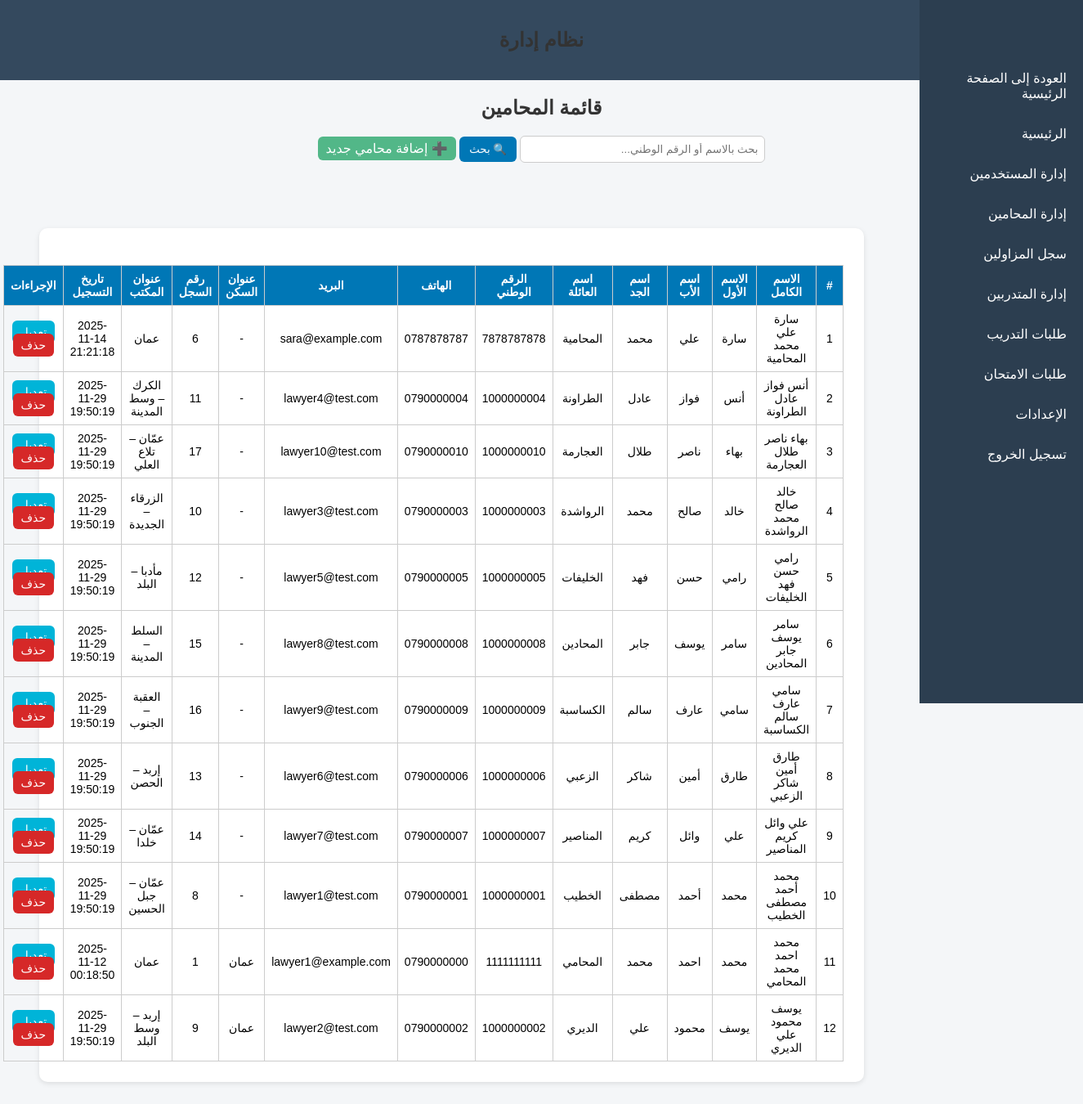
/admin/lawyers/syndicate_lawyers.php (signed in), run on the app's committed database.
### tables this page shows
CREATE TABLE `lawyers_syndicate` (
  `syndicate_id` int(11) NOT NULL,
  `lawyer_name` varchar(200) NOT NULL,
  `national_id` varchar(30) NOT NULL,
  `office_address` varchar(255) DEFAULT NULL,
  `phone` varchar(30) DEFAULT NULL,
  `email` varchar(150) DEFAULT NULL,
  `notes` text DEFAULT NULL,
  `created_at` datetime NOT NULL DEFAULT current_timestamp(),
  `full_name` varchar(200) DEFAULT NULL,
  `first_name` varchar(100) DEFAULT NULL,
  `father_name` varchar(100) DEFAULT NULL,
  `grandfather_name` varchar(100) DEFAULT NULL,
  `family_name` varchar(100) DEFAULT NULL,
  `highschool_certificate` enum('نعم','لا') DEFAULT 'لا',
  `university_degree` enum('بكالوريوس','ماجستير','دكتوراه') DEFAULT NULL,
  `no_conviction_doc` varchar(255) DEFAULT NULL,
  `good_conduct_doc` varchar(255) DEFAULT NULL,
  `social_security` enum('نعم','لا') DEFAULT 'لا',
  `social_security_number` varchar(100) DEFAULT NULL
);

CREATE TABLE `lawyers` (
  `lawyer_id` int(11) NOT NULL,
  `user_id` int(11) NOT NULL,
  `syndicate_id` int(11) DEFAULT NULL,
  `office_address` varchar(255) DEFAULT NULL,
  `password` varchar(255) NOT NULL,
  `verified` tinyint(1) NOT NULL DEFAULT 0,
  `created_at` datetime NOT NULL DEFAULT current_timestamp(),
  `updated_at` datetime NOT NULL DEFAULT current_timestamp() ON UPDATE current_timestamp(),
  `full_name` varchar(200) DEFAULT NULL,
  `first_name` varchar(100) DEFAULT NULL,
  `father_name` varchar(100) DEFAULT NULL,
  `grandfather_name` varchar(100) DEFAULT NULL,
  `family_name` varchar(100) DEFAULT NULL,
  `national_id` varchar(30) DEFAULT NULL,
  `phone` varchar(30) DEFAULT NULL,
  `email` varchar(150) DEFAULT NULL,
  `home_address` varchar(255) DEFAULT NULL,
  `no_conviction_doc` varchar(255) DEFAULT NULL,
  `good_conduct_doc` varchar(255) DEFAULT NULL,
  `social_security` enum('نعم','لا') DEFAULT 'لا',
  `highschool_certificate` varchar(10) DEFAULT 'لا',
  `university_degree` varchar(10) DEFAULT 'لا',
  `social_security_number` varchar(100) DEFAULT NULL
);

### admin/lawyers/syndicate_lawyers.php (the view, shortened to what this page needs)
<?php
include("../includes/header.php");
$search = isset($_GET['search']) ? trim($_GET['search']) : '';
$query = "
  SELECT
    lm.syndicate_id,
    lm.lawyer_name,
    lm.full_name       AS synd_full_name,
    lm.first_name      AS synd_first_name,
    lm.father_name     AS synd_father_name,
    lm.grandfather_name AS synd_grandfather_name,
    lm.family_name     AS synd_family_name,
    lm.national_id     AS synd_national_id,
    lm.phone           AS synd_phone,
    lm.email           AS synd_email,
    lm.office_address  AS synd_office_address,
    lm.created_at      AS synd_created_at,
    l.lawyer_id,
    l.user_id,
    l.home_address     AS acc_home_address,
    l.office_address   AS acc_office_address,
    u.full_name        AS user_full_name,
    u.national_id      AS user_national_id,
    u.phone            AS user_phone,
    u.email            AS user_email
  FROM lawyers_syndicate lm
  LEFT JOIN lawyers l ON lm.syndicate_id = l.syndicate_id
  LEFT JOIN users u ON l.user_id = u.user_id
";
$query .= " ORDER BY lm.lawyer_name ASC";
$stmt = $pdo->prepare($query);
if ($search) {
    $stmt->execute([":s" => "%$search%"]);
} else {
    $stmt->execute();
}
$lawyers = $stmt->fetchAll(PDO::FETCH_ASSOC);
?>
<!DOCTYPE html>
<html lang="ar" dir="rtl">
<head>
<link rel="stylesheet" href="../../assets/css/admin.css">
</head>
<body>
<h2>قائمة المحامين</h2>
<form method="GET">
    <input type="text" name="search" placeholder="بحث بالاسم أو الرقم الوطني..." value="<?= htmlspecialchars($search) ?>">
    <button type="submit">🔍 بحث</button>
    <a href="add_syndicate_lawyer.php" class="btn" style="background:#52b788;">➕ إضافة محامي جديد</a>
</form>
<div class="admin-container">
<?php include("../includes/sidebar.php"); ?>
<div class="container">
<?php if ($lawyers): ?>
<table>
<thead>
<tr>
    <th>#</th>
    <th>الاسم الكامل</th>
    <th>الاسم الأول</th>
    <th>اسم الأب</th>
    <th>اسم الجد</th>
    <th>اسم العائلة</th>
    <th>الرقم الوطني</th>
    <th>الهاتف</th>
    <th>البريد</th>
    <th>عنوان السكن</th>
    <th>رقم السجل</th>
    <th>عنوان المكتب</th>
    <th>تاريخ التسجيل</th>
    <th>الإجراءات</th>
</tr>
</thead>
<tbody>
<?php foreach ($lawyers as $i => $l): ?>
<tr>
    <td><?= $i+1 ?></td>
<td><?= htmlspecialchars($l['synd_full_name'] ?: ($l['user_full_name'] ?: $l['lawyer_name'])) ?></td>
<td><?= htmlspecialchars($l['synd_first_name'] ?? '-') ?></td>
<td><?= htmlspecialchars($l['synd_father_name'] ?? '-') ?></td>
<td><?= htmlspecialchars($l['synd_grandfather_name'] ?? '-') ?></td>
<td><?= htmlspecialchars($l['synd_family_name'] ?? '-') ?></td>
<td><?= htmlspecialchars($l['synd_national_id'] ?: ($l['user_national_id'] ?: '-')) ?></td>
<td><?= htmlspecialchars($l['synd_phone'] ?: ($l['user_phone'] ?: '-')) ?></td>
<td><?= htmlspecialchars($l['synd_email'] ?: ($l['user_email'] ?: '-')) ?></td>
<td><?= htmlspecialchars($l['acc_home_address'] ?? '-') ?></td>
<td><?= htmlspecialchars($l['syndicate_id']) ?></td>
<td><?= htmlspecialchars($l['synd_office_address'] ?: ($l['acc_office_address'] ?: '-')) ?></td>
<td><?= htmlspecialchars($l['synd_created_at'] ?? '-') ?></td>
<td>
        <a href="edit_syndicate_lawyer.php?id=<?= $l['syndicate_id'] ?>" class="btn edit-btn">تعديل</a>
        <a href="delete_syndicate_lawyer.php?id=<?= $l['syndicate_id'] ?>" class="btn delete-btn" onclick="return confirm('هل أنت متأكد من حذف هذا المحامي؟')">حذف</a>
    </td>
</tr>
<?php endforeach; ?>
</tbody>
</table>
<?php else: ?>
<p class="no-data">لا توجد بيانات مطابقة لبحثك.</p>
<?php endif; ?>
</div>
</div>
</body>
</html>

### assets/css/admin.css (style rules this page uses)
body { font-family: "Cairo", sans-serif; background-color: #f4f6f8; direction: rtl; margin: 0; padding: 0; }
.admin-container { margin-right: 220px; padding: 20px; }
.container { width: 90%; margin: 40px auto; background: #fff; padding: 25px; border-radius: 10px; box-shadow: 0 2px 6px rgba(0,0,0,0.1); }
h2 { text-align: center; margin-bottom: 20px; color: #333; }
form { text-align: center; margin-bottom: 20px; }
input[type="text"] { padding: 8px; width: 300px; border-radius: 6px; border: 1px solid #ccc; }
button { padding: 8px 12px; background-color: #0077b6; color: #fff; border: none; border-radius: 6px; cursor: pointer; }
table { width: 100%; border-collapse: collapse; margin-top: 15px; }
th, td { padding: 10px; text-align: center; border-bottom: 1px solid #ddd; }
th { background-color: #0077b6; color: white; }

### admin/lawyers/syndicate_lawyers.php (style rules this page uses)
table { width:100%; border-collapse:collapse; margin-top:20px; font-size:14px; }
th, td { padding:8px; border:1px solid #ccc; text-align:center; }
th { background:#0077b6; color:white; }
.btn { padding:6px 10px; border-radius:6px; color:white; text-decoration:none; }
.edit-btn { background:#00b4d8; }
.delete-btn { background:#d62828; }

### data on the page
lawyers_syndicate: full_name "سارة علي محمد المحامية", first_name "سارة", father_name "علي", grandfather_name "محمد", family_name "المحامية", national "7878787878", phone "0787878787", email "sara@example.com", acc_home_address "-", syndicate_id "6", office_address "عمان", created_at "2025-11-14 21:21:18"
lawyers_syndicate: full_name "أنس فواز عادل الطراونة", first_name "أنس", father_name "فواز", grandfather_name "عادل", family_name "الطراونة", national "1000000004", phone "0790000004", email "lawyer4@test.com", acc_home_address "-", syndicate_id "11", office_address "الكرك – وسط المدينة", created_at "2025-11-29 19:50:19"
lawyers_syndicate: full_name "بهاء ناصر طلال العجارمة", first_name "بهاء", father_name "ناصر", grandfather_name "طلال", family_name "العجارمة", national "1000000010", phone "0790000010", email "lawyer10@test.com", acc_home_address "-", syndicate_id "17", office_address "عمّان – تلاع العلي", created_at "2025-11-29 19:50:19"
lawyers_syndicate: full_name "خالد صالح محمد الرواشدة", first_name "خالد", father_name "صالح", grandfather_name "محمد", family_name "الرواشدة", national "1000000003", phone "0790000003", email "lawyer3@test.com", acc_home_address "-", syndicate_id "10", office_address "الزرقاء – الجديدة", created_at "2025-11-29 19:50:19"
lawyers_syndicate: full_name "رامي حسن فهد الخليفات", first_name "رامي", father_name "حسن", grandfather_name "فهد", family_name "الخليفات", national "1000000005", phone "0790000005", email "lawyer5@test.com", acc_home_address "-", syndicate_id "12", office_address "مأدبا – البلد", created_at "2025-11-29 19:50:19"
lawyers_syndicate: full_name "سامر يوسف جابر المحادين", first_name "سامر", father_name "يوسف", grandfather_name "جابر", family_name "المحادين", national "1000000008", phone "0790000008", email "lawyer8@test.com", acc_home_address "-", syndicate_id "15", office_address "السلط – المدينة", created_at "2025-11-29 19:50:19"
lawyers_syndicate: full_name "سامي عارف سالم الكساسبة", first_name "سامي", father_name "عارف", grandfather_name "سالم", family_name "الكساسبة", national "1000000009", phone "0790000009", email "lawyer9@test.com", acc_home_address "-", syndicate_id "16", office_address "العقبة – الجنوب", created_at "2025-11-29 19:50:19"
lawyers_syndicate: full_name "طارق أمين شاكر الزعبي", first_name "طارق", father_name "أمين", grandfather_name "شاكر", family_name "الزعبي", national "1000000006", phone "0790000006", email "lawyer6@test.com", acc_home_address "-", syndicate_id "13", office_address "إربد – الحصن", created_at "2025-11-29 19:50:19"
lawyers_syndicate: full_name "علي وائل كريم المناصير", first_name "علي", father_name "وائل", grandfather_name "كريم", family_name "المناصير", national "1000000007", phone "0790000007", email "lawyer7@test.com", acc_home_address "-", syndicate_id "14", office_address "عمّان – خلدا", created_at "2025-11-29 19:50:19"
lawyers_syndicate: full_name "محمد أحمد مصطفى الخطيب", first_name "محمد", father_name "أحمد", grandfather_name "مصطفى", family_name "الخطيب", national "1000000001", phone "0790000001", email "lawyer1@test.com", acc_home_address "-", syndicate_id "8", office_address "عمّان – جبل الحسين", created_at "2025-11-29 19:50:19"
lawyers: syndicate.full_name "محمد احمد محمد المحامي", syndicate.first_name "محمد", syndicate.father_name "احمد", syndicate.grandfather_name "محمد", syndicate.family_name "المحامي", syndicate.national_id "1111111111", syndicate.phone "0790000000", syndicate.email "lawyer1@example.com", home_address "عمان", syndicate.syndicate_id "1", syndicate.office_address "عمان", syndicate.created_at "2025-11-12 00:18:50"
lawyers: syndicate.full_name "يوسف محمود علي الديري", syndicate.first_name "يوسف", syndicate.father_name "محمود", syndicate.grandfather_name "علي", syndicate.family_name "الديري", syndicate.national_id "1000000002", syndicate.phone "0790000002", syndicate.email "lawyer2@test.com", home_address "عمان", syndicate.syndicate_id "9", syndicate.office_address "إربد – وسط البلد", syndicate.created_at "2025-11-29 19:50:19"
